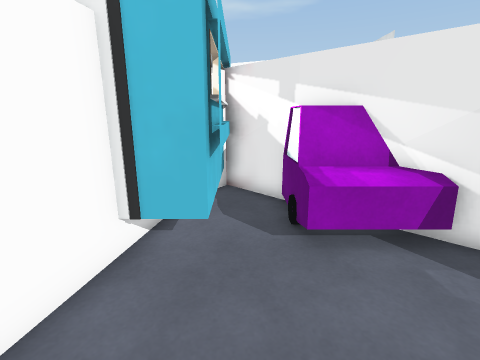
[1] (above)

14 first-person views from a walk through a Unity game level. The camera is 1.4 m above the floor, tilts 14° down and sees 85° across. The floor is counted in squares, 0.5 m on a side. Each view is taken from the middle of a square. On the plan, view 1 faces up. The plan holds only what a view shows up to about 19 squares ahead; the rest is blank. The place goes on beyond the plan. The player character is not drawn. Some animated figures are left out. Some surface patterns are stand-ins.

[2]
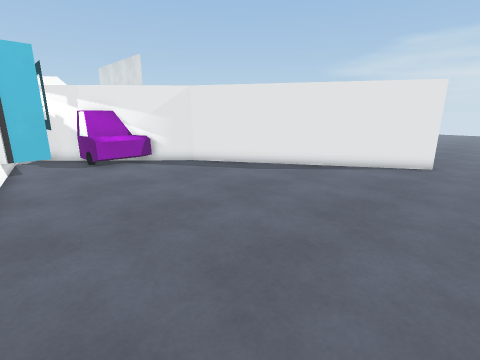

[3]
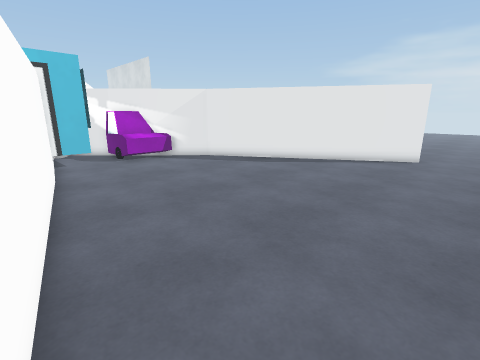

[4]
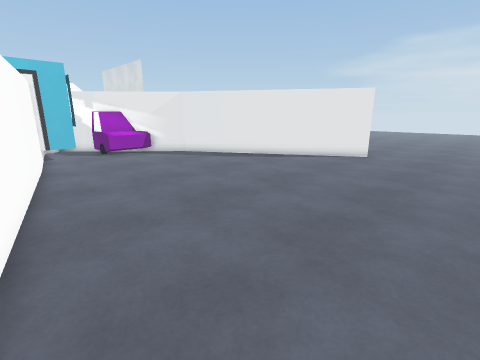

[5]
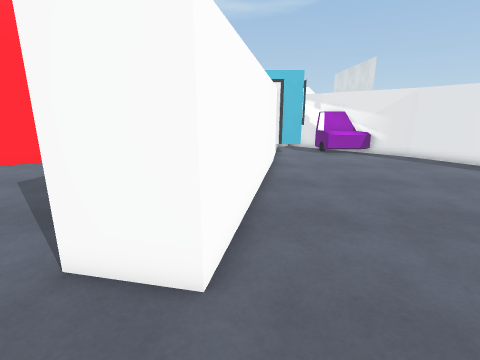

[6]
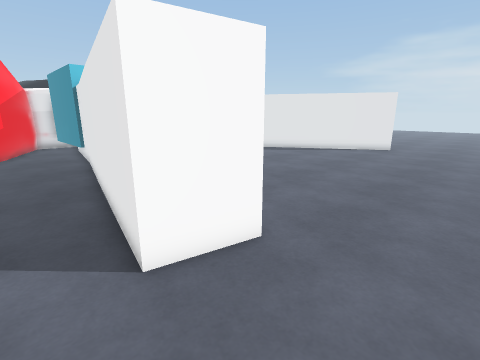

[7]
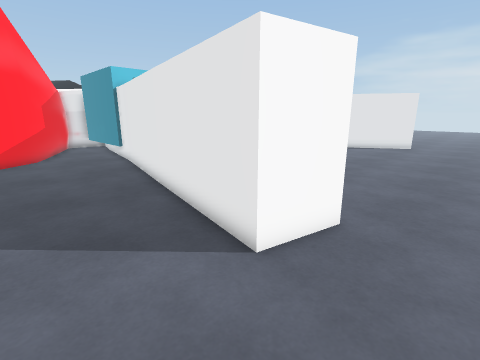

[8]
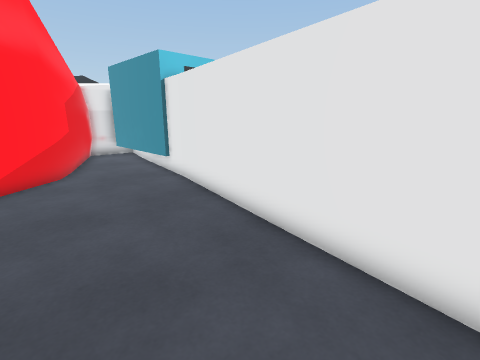

[9]
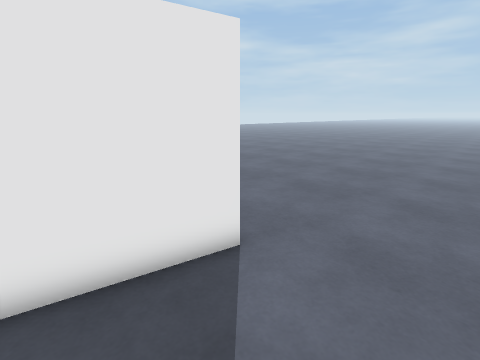

[10]
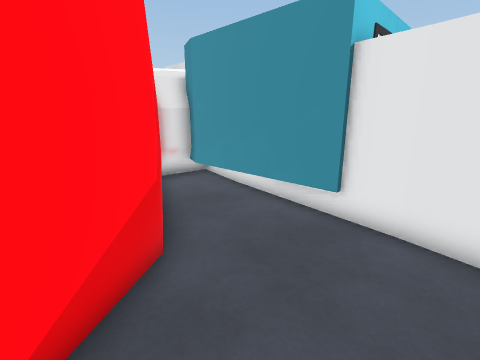

[11]
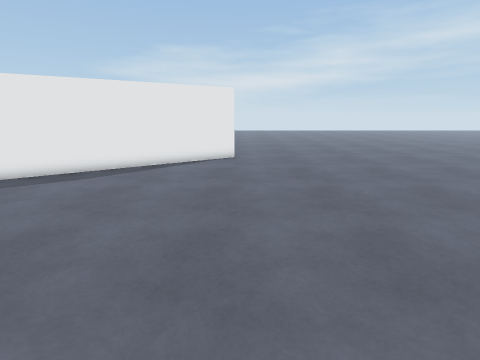

[12]
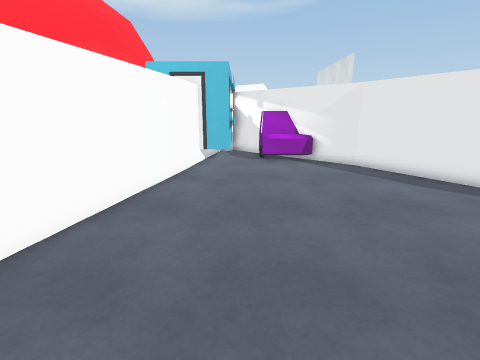

[13]
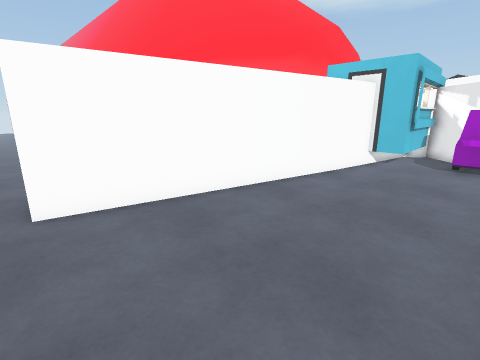

[14]
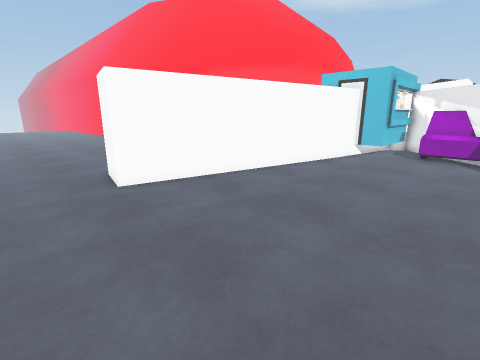

### Floor plan
Points are (right, up) in squares from view 1. A wall is a line through its corners. A room is listed if a view was taken in it or the views show most of it. See-through windows are left out.
Room 1 (views 1, 2, 3, 4, 5, 6, 7, 8, 9, 10, 11, 12, 13, 14)
walls: (6.6, 3.6) (-0.6, 10.3); (-5.4, 4.9) (-5.4, 9.5); (-2, 6.4) (-5.6, -10.3) (-8.3, -9.7) (-4.4, 8.3); (13.7, -7.7) (6.5, 3.7); (-0.4, 10.1) (-0.4, 5.3); (-0.6, 10.4) (-0.6, 4.9) (-2.5, 4.9); (-5.1, 12) (-6.6, 12.2); (-5, 12.2) (-6.4, 12.4) (-9.6, 6.6) (-12.2, 4.8)
low walls: (-4.3, 12.7) (-6.5, 12.9); (-5.6, 12.5) (-6.6, 12.6)
objects: car (1, 5) to (4, 8)

Where each view was taken, in squares from view 1:
view 1: 0 up, 0 right, facing up
view 2: 10 down, 3 left, facing up-right
view 3: 11 down, 5 left, facing up-right
view 4: 14 down, 5 left, facing up-right
view 5: 14 down, 5 left, facing up
view 6: 14 down, 10 left, facing up-right
view 7: 13 down, 12 left, facing up-right
view 8: 7 down, 12 left, facing up-right
view 9: 6 down, 12 left, facing down-right
view 10: 2 up, 12 left, facing up-right
view 11: 8 down, 4 left, facing right
view 12: 11 down, 0 right, facing up
view 13: 11 down, 3 right, facing up-left
view 14: 14 down, 5 right, facing up-left
